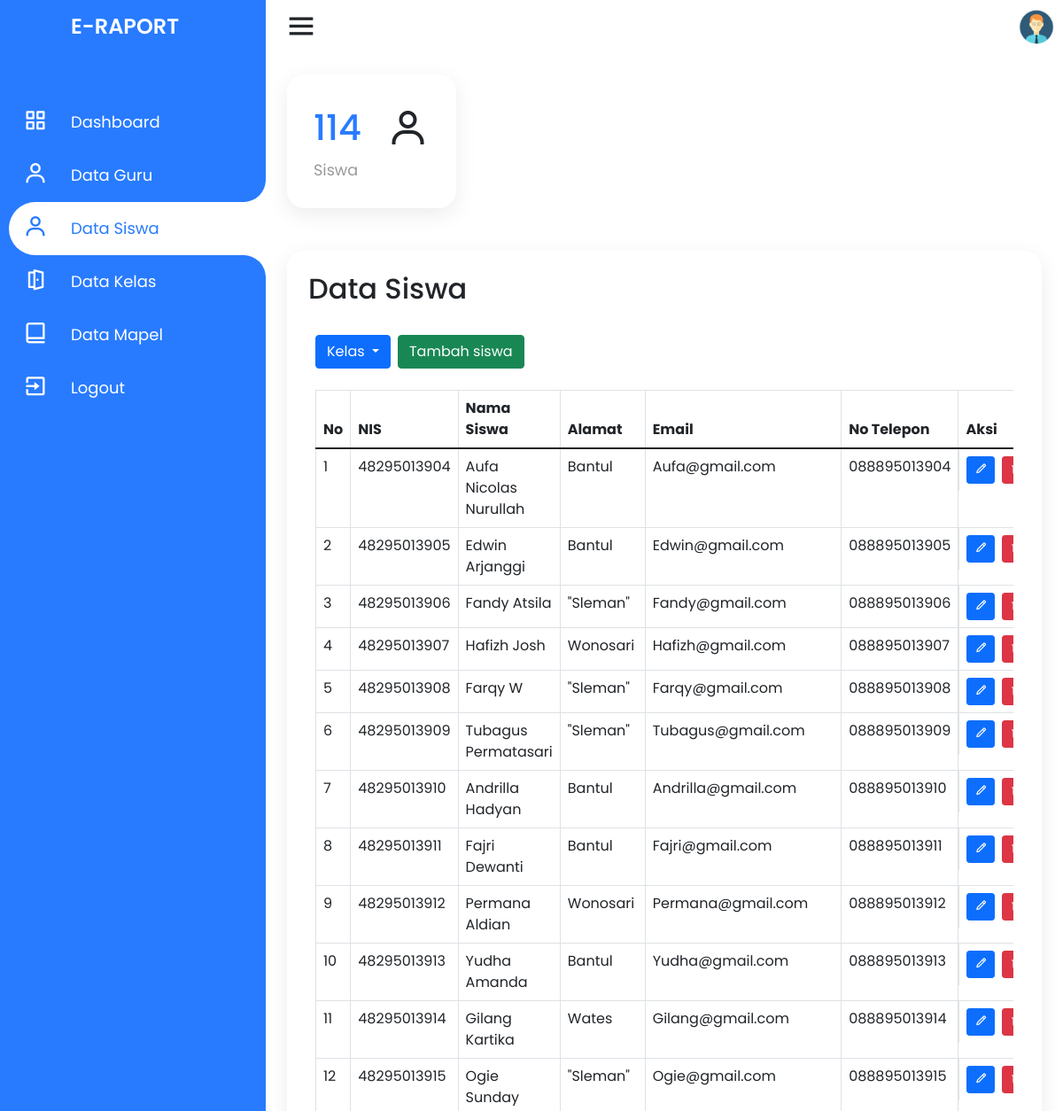
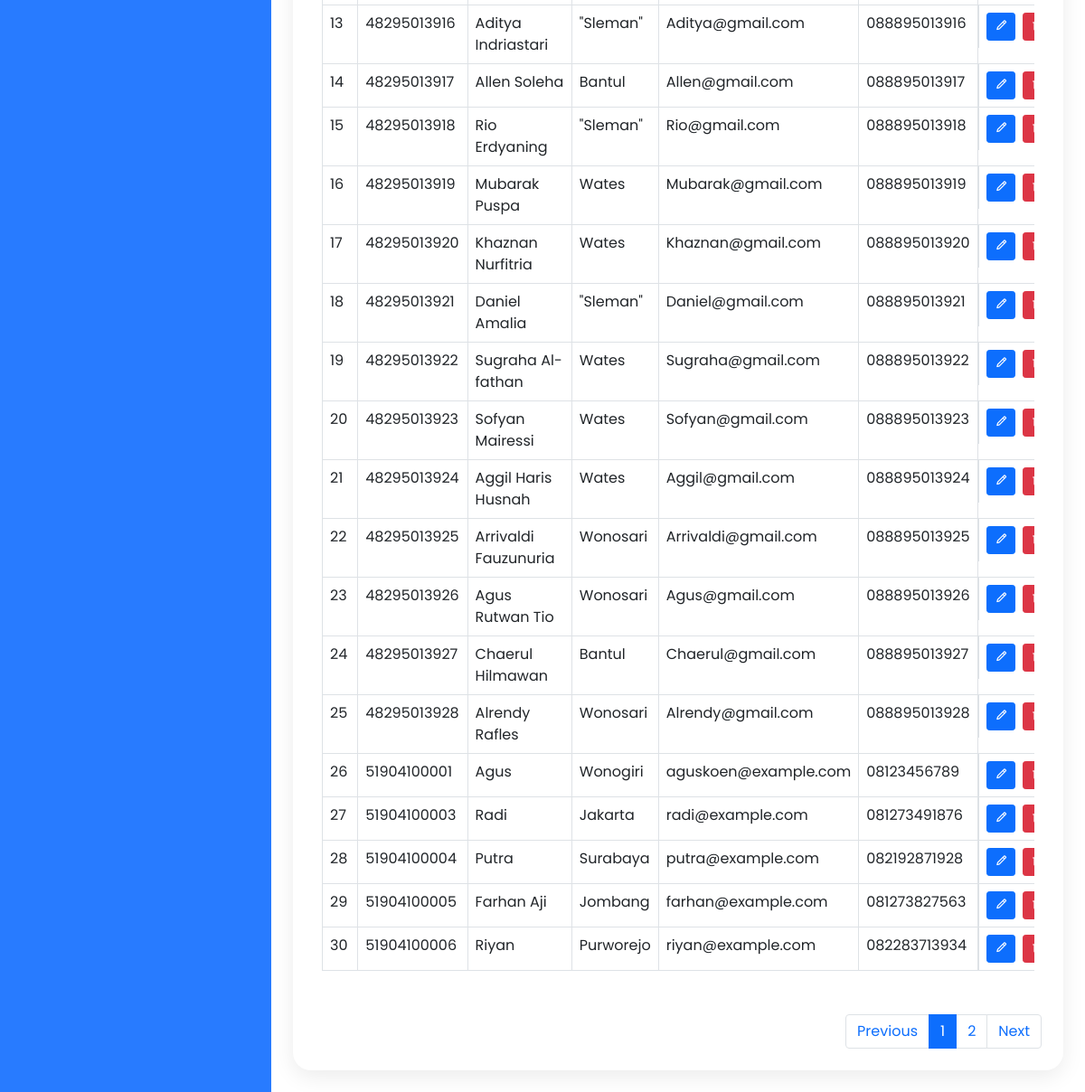
Page /admin/data-siswa.php (signed in) on the committed database (2 pictures, top to bottom).
### tables this page shows
CREATE TABLE `siswa` (
  `nis` varchar(11) NOT NULL,
  `nama_siswa` varchar(50) NOT NULL,
  `jenis_kelamin` enum('Laki-laki','Perempuan') NOT NULL,
  `alamat` text NOT NULL,
  `email` varchar(50) NOT NULL,
  `no_telp` varchar(14) NOT NULL,
  `agama` enum('Islam','Kristen','Katolik','Hindu','Buddha','Konghuchu') NOT NULL,
  `id_kelas` int(11) NOT NULL,
  `tanggal_lahir` date NOT NULL,
  `password` varchar(255) NOT NULL,
  PRIMARY KEY (`nis`),
  KEY `siswa_ibfk_1` (`id_kelas`),
  CONSTRAINT `siswa_ibfk_1` FOREIGN KEY (`id_kelas`) REFERENCES `kelas` (`id_kelas`) ON DELETE CASCADE ON UPDATE CASCADE
);

### admin/data-siswa.php (the view, shortened to what this page needs)
<?php
require_once dirname(__FILE__) . '/../model/siswa.php';
$login_as = $_SESSION['login_as'];
if (!isset($_GET['p'])) {
    $page_no = 1;
} else {
    $page_no = $_GET['p'];
}
if (!isset($_GET['kls'])) {
    $kelas_id = 1;
} else {
    $kelas_id = $_GET['kls'];
}
$records_per_page = 30;
$offset = ($page_no - 1) * $records_per_page;
$previous_page = $page_no - 1;
$next_page = $page_no + 1;
$result = $conn->query("SELECT COUNT(*) As total_records FROM siswa WHERE id_kelas = $kelas_id");
$total_records = $result->fetch_assoc();
$total_records = $total_records['total_records'];
$total_no_of_pages = ceil($total_records / $records_per_page);
?>
<!DOCTYPE html>
<html lang="en" dir="ltr">
<head>
    <link rel="stylesheet" href="style.css">
    <link href='https://unpkg.com/boxicons@2.0.7/css/boxicons.min.css' rel='stylesheet'>
    <link href="https://cdn.jsdelivr.net/npm/bootstrap@5.1.3/dist/css/bootstrap.min.css" rel="stylesheet">
    <link rel="stylesheet" href="../assets/css/style.css">
</head>
<body>
    <div class="container">
        <div class="navigation">
            <ul>
                <li>
                    <a href="#">
                        <span class="icon"></span>
                        <h1 class="title">E-Raport</h1>
                    </a>
                </li>
                <li>
                    <a href="../index">
                        <span class="icon"><i class='bx bx-grid-alt'></i></span>
                        <span class="title">Dashboard</span>
                    </a>
                </li>
                <li>
                    <a href="data-guru">
                        <span class="icon"><i class='bx bx-user'></i></span>
                        <span class="title">Data Guru</span>
                    </a>
                </li>
                <li class="hovered">
                    <a href="data-siswa">
                        <span class="icon"><i class='bx bx-user'></i></span>
                        <span class="title">Data Siswa</span>
                    </a>
                </li>
                <li>
                    <a href="data-kelas">
                        <span class="icon"><i class='bx bx-door-open'></i></span>
                        <span class="title">Data Kelas</span>
                    </a>
                </li>
                <li>
                    <a href="data-mapel">
                        <span class="icon"><i class='bx bx-book-alt'></i></span>
                        <span class="title">Data Mapel</span>
                    </a>
                </li>
                <li>
                    <a href="../logout">
                        <span class="icon"><i class='bx bx-exit'></i></span>
                        <span class="title">Logout</span>
                    </a>
                </li>
            </ul>
        </div>
    </div>
    <div class="main">
        <div class="topbar">
            <div class="toggle">
                <i class='bx bx-menu'></i>
            </div>
            <div class="user">
                <?php
                if ($login_as == "siswa") {
                    $pp = "../assets/img/pp/std.png";
                } elseif ($login_as == "guru") {
                    $pp = "../assets/img/pp/guru.png";
                } elseif ($login_as == "admin") {
                    $pp = "../assets/img/pp/admin.png";
                }
                ?>
                <img src="<?php echo $pp; ?>" alt="user">
            </div>
        </div>
        <div class="cardBox">
            <div class="card">
                <div>
                    <?php
                    $result_siswa = $conn->query("SELECT * FROM siswa LIMIT $records_per_page OFFSET $offset");
                    if ($result_siswa && $result_siswa->num_rows > 0) {
                        $result_jml = $conn->query("SELECT COUNT(*) AS total_siswa FROM siswa");
                        $jml = $result_jml->fetch_assoc();
                        echo "<div class='numbers'>${jml['total_siswa']}</div>";
                    }
                    ?>
                    <div class="cardName">Siswa</div>
                </div>
                <div class="iconBx">
                    <i class='bx bx-user'></i>
                </div>
            </div>
        </div>
        <div class="konten">
            <h2 class="konten_title">
                Data Siswa
            </h2>
            <div class="konten_isi">
                <div class="konten_pengaturan">
                    <div class="dropdown">
                        <a class="btn btn-primary dropdown-toggle" href="#" role="button" id="dropdownMenuLink" data-bs-toggle="dropdown" aria-expanded="false">
                            Kelas
                        </a>
                    </div>
                    <a href="tambah-data-siswa"><button type="button" class="btn btn-success">Tambah
                            siswa</button></a>
                </div>
                <div class="konten_table table-responsive">
                    <table class="table table-bordered">
                        <thead>
                            <tr>
                                <th>No</th>
                                <th>NIS</th>
                                <th>Nama Siswa</th>
                                <th>Alamat</th>
                                <th>Email</th>
                                <th>No Telepon</th>
                                <th>Aksi</th>
                            </tr>
                        </thead>
                        <tbody>
                            <?php
                            $result_siswa = $conn->query("SELECT * FROM siswa WHERE id_kelas = $kelas_id LIMIT $records_per_page OFFSET $offset");
                            if ($result_siswa && $result_siswa->num_rows > 0) {
                                $no = 1;
                                while ($row = $result_siswa->fetch_assoc()) {
                                    echo "
                                <tr>
                                    <td>$no</td>
                                    <td>${row['nis']}</td>
                                    <td>${row['nama_siswa']}</td>
                                    <td>${row['alamat']}</td>
                                    <td>${row['email']}</td>
                                    <td>${row['no_telp']}</td>
                                    <td class='aksi'>
                                        <a href='ubah-data-siswa?nis=${row['nis']}'><button type='button' data-bs-toggle='tooltip' class='btn btn-primary btn-sm' title='Ubah'><i class='bx bx-pencil'></i></button></a>
                                        <a href='hapus-data-siswa?nis=${row['nis']}'><button type='button' data-bs-toggle='tooltip' class='btn btn-danger btn-sm' title='Hapus'><i class='bx bx-trash'></i></button></a>
                                    </td>
                                </tr>
                                ";
                                    $no++;
                                }
                            }
                            ?>
                        </tbody>
                    </table>
                </div>
            </div>
            <div class="konten_nav">
                <nav aria-label="Page navigation example">
                    <ul class="pagination">
                        <?php
                        if ($total_no_of_pages > 1) {
                        ?>
                            <li class="page-item"><a class="page-link" href="<?php echo "?kls=$kelas_id&$previous_page"; ?>">Previous</a></li>
                            <?php
                            for ($i = 1; $i <= $total_no_of_pages; $i++) {
                            ?>
                                <li class='page-item <?php echo $i == $page_no ? "active" : "" ?>'><a class='page-link' href='<?php echo "?kls=$kelas_id&p=$i"; ?>'><?php echo $i; ?></a></li>
                            <?php
                            }
                            ?>
                            <li class="page-item"><a class="page-link" href="<?php echo "?kls=$kelas_id&$next_page" ?>">Next</a></li>
                        <?php
                        }
                        ?>
                    </ul>
                </nav>
            </div>
        </div>
    </div>
</body>
</html>

### assets/css/style.css (style rules this page uses)
* { margin: 0; padding: 0; box-sizing: border-box; font-family: 'Poppins', sans-serif; }
dl, ol, ul { padding: 0; margin: 0; }
:root { --blue: #287bff; --white: #fff; --grey: #f5f5f5; --black1: #222; --black2: #999; --pad-sm: 8px; --pad-md: 16px; --pad-lg: 24px; --pad-xl: 32px; --pad-xxl: 64px; }
body { min-height: 100vh; overflow-x: hidden; }
.container { position: relative; width: 100%; max-width: none; }
.navigation { left: 0; position: fixed; width: 300px; height: 100%; background: var(--blue); border-left: 10px solid var(--blue); transition: .5s; overflow: hidden; padding: 0; margin: 0; }
.navigation ul { position: absolute; top: 0; left: 0; width: 100%; }
.navigation ul li { position: relative; width: 100%; list-style: none; border-top-left-radius: 30px; border-bottom-left-radius: 30px; }
.navigation ul li:hover, .navigation ul li.hovered { background: var(--white); }
.navigation ul li:nth-child(1) { margin-bottom: 40px; pointer-events: none; }
.navigation ul li a { position: relative; display: block; width: 100%; display: flex; text-decoration: none; color: var(--white); }
.navigation ul li:hover a, .navigation ul li.hovered a { color: var(--blue); }
.navigation ul li a .icon { position: relative; display: block; min-width: 60px; height: 60px; line-height: 70px; text-align: center; }
.navigation ul li a .icon .bx { font-size: 1.75em; }
.navigation ul li a .title { position: relative; display: block; padding: 0 10px; height: 60px; line-height: 60px; text-align: start; white-space: nowrap; font-size: 18px; }
.navigation ul li h1 { text-transform: uppercase; font-weight: 600; font-size: 24px !important; }
.navigation ul li:hover a::before, .navigation ul li.hovered a::before { content: ''; position: absolute; right: 0; top: -50px; width: 50px; height: 50px; border-radius: 50%; box-shadow: 35px 35px 0 10px var(--white); pointer-events: none; }
.navigation ul li:hover a::after, .navigation ul li.hovered a::after { content: ''; position: absolute; right: 0; bottom: -50px; width: 50px; height: 50px; border-radius: 50%; box-shadow: 35px -35px 0 10px var(--white); pointer-events: none; }
.main { position: absolute; width: calc(100% - 300px); left: 300px; min-height: 100vh; background: var(--white); transition: .5s; }
.topbar { width: 100%; height: 60px; display: flex; justify-content: space-between; align-items: center; padding: 0 10px; }
.toggle { position: relative; width: 60px; height: 60px; display: flex; justify-content: center; align-items: center; font-size: 2.5em; cursor: pointer; }
.user { position: relative; width: 40px; height: 40px; border-radius: 50%; overflow: hidden; cursor: pointer; }
.user img { position: absolute; top: 0; left: 0; width: 100%; height: auto; object-fit: cover; }
.cardBox { position: relative; width: 100%; padding: var(--pad-lg); display: grid; grid-template-columns: repeat(4, 1fr); grid-gap: 30px; }
.cardBox .card { position: relative; background: var(--white); padding: 30px; border-radius: 20px; display: flex; justify-content: space-between; box-shadow: 0 7px 25px rgba(0, 0, 0, 0.08); flex-direction: unset; border: none; cursor: pointer; transition: .2s; }
.cardBox .card .numbers { position: relative; font-weight: 500; font-size: 2.5em; color: var(--blue); }
.cardBox .card .cardName { color: var(--black2); font-size: 1.1em; margin-top: 5px; }
.cardBox .card .iconBx { font-size: 3em; columns: var(--black2); }
.konten { display: block; padding: var(--pad-lg); margin: var(--pad-lg); position: relative; background: var(--white); border-radius: 20px; box-shadow: 0 7px 25px rgba(0, 0, 0, 0.08); border: none; overflow: hidden; }
.konten .konten_isi { overflow: hidden; padding: var(--pad-sm); }
.konten .konten_title, .konten .konten_isi .konten_pengaturan, .konten .konten_isi .konten_table, .konten .konten_isi .konten_nav { margin-bottom: var(--pad-lg); }
.konten .konten_isi .konten_pengaturan { display: flex; flex-wrap: wrap; align-items: center; }
.konten .konten_isi .dropdown, .konten .konten_isi .konten_table table .aksi a { margin-right: var(--pad-sm); }
.konten .konten_nav { width: 100%; display: flex; justify-content: end; }
.konten .konten_isi .konten_table table .aksi { display: flex; justify-content: center; }
.konten .konten_isi .konten_table table tbody td button { text-align: center; }

### rows in the picture
siswa: nis "48295013904", nama_siswa "Aufa Nicolas Nurullah", alamat "Bantul", email "Aufa@gmail.com", no_telp "088895013904"
siswa: nis "48295013905", nama_siswa "Edwin Arjanggi", alamat "Bantul", email "Edwin@gmail.com", no_telp "088895013905"
siswa: nis "48295013906", nama_siswa "Fandy Atsila", alamat "\"Sleman\"", email "Fandy@gmail.com", no_telp "088895013906"
siswa: nis "48295013907", nama_siswa "Hafizh Josh", alamat "Wonosari", email "Hafizh@gmail.com", no_telp "088895013907"
siswa: nis "48295013908", nama_siswa "Farqy W", alamat "\"Sleman\"", email "Farqy@gmail.com", no_telp "088895013908"
siswa: nis "48295013909", nama_siswa "Tubagus Permatasari", alamat "\"Sleman\"", email "Tubagus@gmail.com", no_telp "088895013909"
siswa: nis "48295013910", nama_siswa "Andrilla Hadyan", alamat "Bantul", email "Andrilla@gmail.com", no_telp "088895013910"
siswa: nis "48295013911", nama_siswa "Fajri Dewanti", alamat "Bantul", email "Fajri@gmail.com", no_telp "088895013911"
siswa: nis "48295013912", nama_siswa "Permana Aldian", alamat "Wonosari", email "Permana@gmail.com", no_telp "088895013912"
siswa: nis "48295013913", nama_siswa "Yudha Amanda", alamat "Bantul", email "Yudha@gmail.com", no_telp "088895013913"
siswa: nis "48295013914", nama_siswa "Gilang Kartika", alamat "Wates", email "Gilang@gmail.com", no_telp "088895013914"
siswa: nis "48295013915", nama_siswa "Ogie Sunday", alamat "\"Sleman\"", email "Ogie@gmail.com", no_telp "088895013915"
siswa: nis "48295013916", nama_siswa "Aditya Indriastari", alamat "\"Sleman\"", email "Aditya@gmail.com", no_telp "088895013916"
siswa: nis "48295013917", nama_siswa "Allen Soleha", alamat "Bantul", email "Allen@gmail.com", no_telp "088895013917"
siswa: nis "48295013918", nama_siswa "Rio Erdyaning", alamat "\"Sleman\"", email "Rio@gmail.com", no_telp "088895013918"
siswa: nis "48295013919", nama_siswa "Mubarak Puspa", alamat "Wates", email "Mubarak@gmail.com", no_telp "088895013919"
siswa: nis "48295013920", nama_siswa "Khaznan Nurfitria", alamat "Wates", email "Khaznan@gmail.com", no_telp "088895013920"
siswa: nis "48295013921", nama_siswa "Daniel Amalia", alamat "\"Sleman\"", email "Daniel@gmail.com", no_telp "088895013921"
siswa: nis "48295013922", nama_siswa "Sugraha Al-fathan", alamat "Wates", email "Sugraha@gmail.com", no_telp "088895013922"
siswa: nis "48295013923", nama_siswa "Sofyan Mairessi", alamat "Wates", email "Sofyan@gmail.com", no_telp "088895013923"
siswa: nis "48295013924", nama_siswa "Aggil Haris Husnah", alamat "Wates", email "Aggil@gmail.com", no_telp "088895013924"
siswa: nis "48295013925", nama_siswa "Arrivaldi Fauzunuria", alamat "Wonosari", email "Arrivaldi@gmail.com", no_telp "088895013925"
siswa: nis "48295013926", nama_siswa "Agus Rutwan Tio", alamat "Wonosari", email "Agus@gmail.com", no_telp "088895013926"
siswa: nis "48295013927", nama_siswa "Chaerul Hilmawan", alamat "Bantul", email "Chaerul@gmail.com", no_telp "088895013927"
siswa: nis "48295013928", nama_siswa "Alrendy Rafles", alamat "Wonosari", email "Alrendy@gmail.com", no_telp "088895013928"
siswa: nis "51904100001", nama_siswa "Agus", alamat "Wonogiri", email "aguskoen@example.com", no_telp "08123456789"
siswa: nis "51904100003", nama_siswa "Radi", alamat "Jakarta", email "radi@example.com", no_telp "081273491876"
siswa: nis "51904100004", nama_siswa "Putra", alamat "Surabaya", email "putra@example.com", no_telp "082192871928"
siswa: nis "51904100005", nama_siswa "Farhan Aji", alamat "Jombang", email "farhan@example.com", no_telp "081273827563"
siswa: nis "51904100006", nama_siswa "Riyan", alamat "Purworejo", email "riyan@example.com", no_telp "082283713934"

### other values in the picture
jml['total_siswa'] "114"
